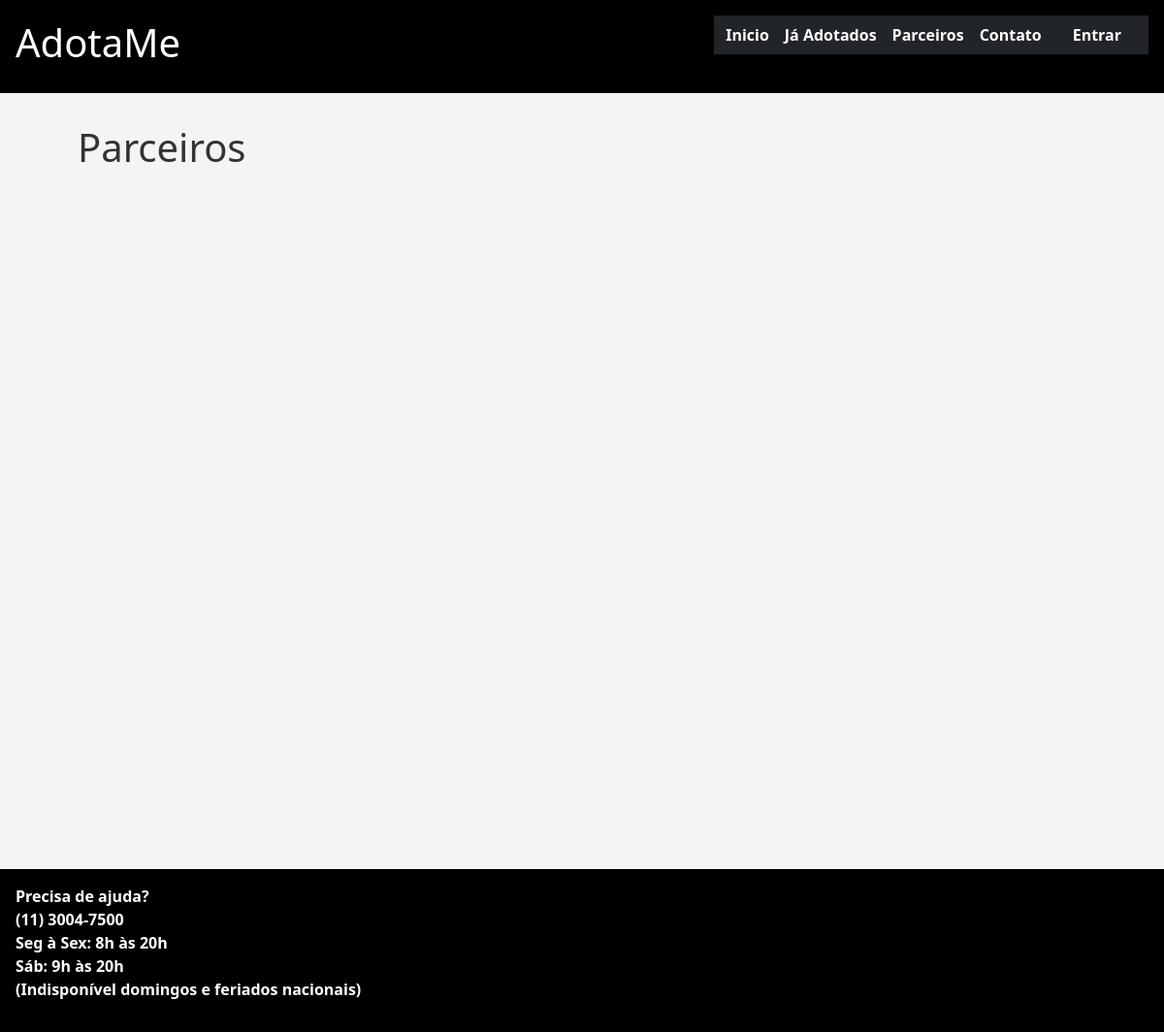
The page /parceiros/ on the database as committed earlier.
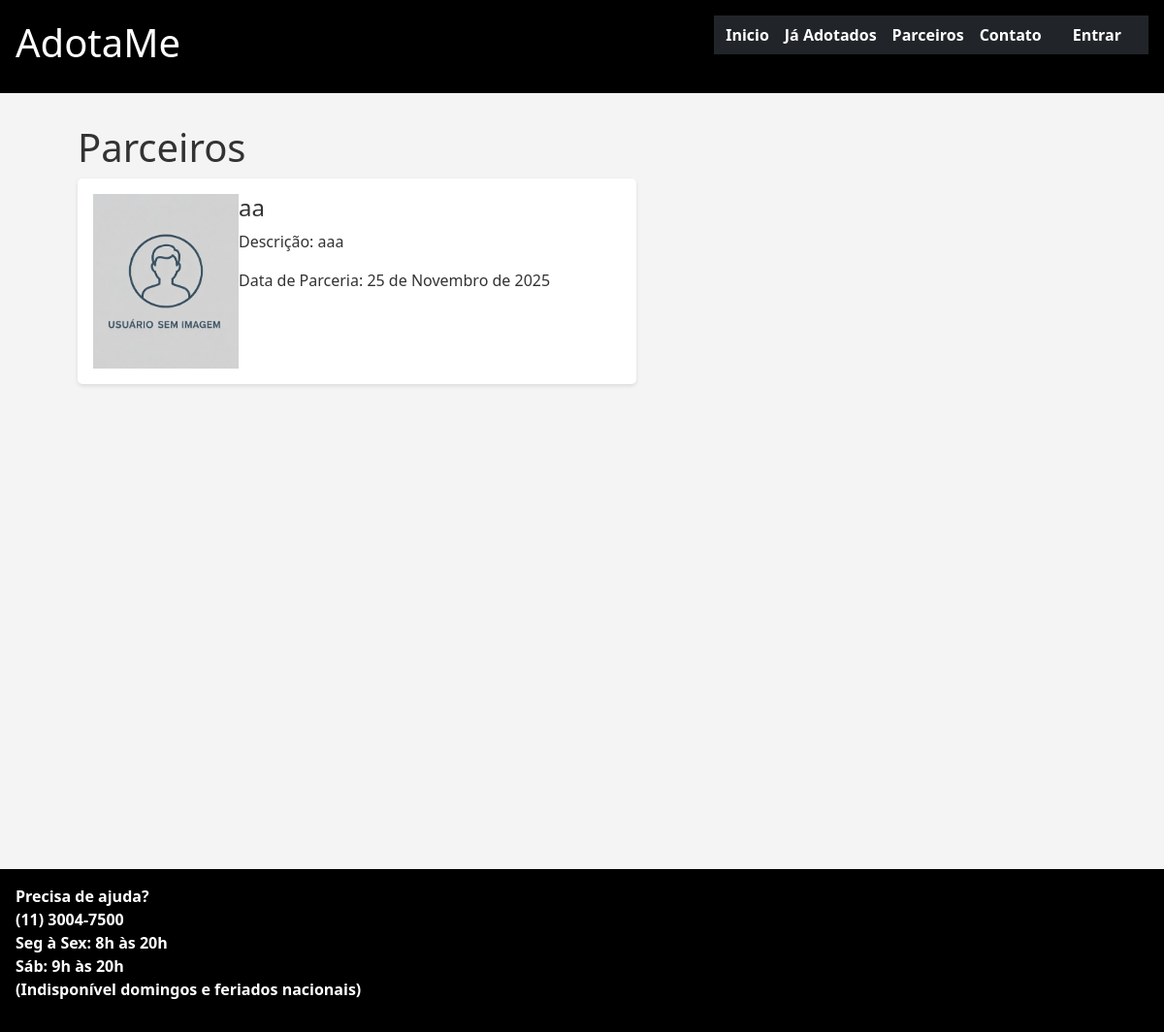
The same page on the database as committed later.
### rh/models.py (models this page shows, shortened)
class Parceiros(models.Model):
    foto = models.ImageField(null=True, blank=True)
    nome = models.CharField(max_length=100)
    descricao = models.TextField(max_length=100,null=True,blank=True)
    data_parceria = models.DateField()
    status = models.BooleanField(default=True)
    class Meta:
        verbose_name = "Parceiro"
        verbose_name_plural = "Parceiros" # Define o nome plural correto

### rh/views.py (the view)
# urls.py: path('parceiros/',views.parceiros, name='parceiros'),
def parceiros(request):
    parceiros = Parceiros.objects.filter(status=True)
    context = {
        'parceiros': parceiros
    }
    return render(request,'parceiros.html',context)

### rh/templates/parceiros.html (shortened to what this page needs)
{% extends "base.html" %}
{% block content %}
    <h1> Parceiros </h1>
    {% for parceiro in parceiros %}
    <section class="card-funcionario">
        {% if parceiro.foto.url != null %}
        <img src="{{ parceiro.foto.url }}" alt="Foto de {{parceiro.nome}}">
        {% else %}
        <img src="/static/images/usuario-sem-imagem.png" alt="Foto padrão de usuário">
        {% endif %}
        <div class="info-parceiro">
            <h4>{{parceiro.nome}}</h4>
            <p>Descrição: {{parceiro.descricao}} </p>
            <p>Data de Parceria: {{parceiro.data_parceria}}</p>
        </div>
    </section>
    {% endfor %}
{% endblock %}

Rows that differ between the two databases and show on the page:
added Parceiros: nome "aa", descricao "aaa", data_parceria "25 de Novembro de 2025"
